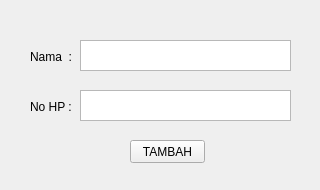
<?xml version="1.0" encoding="UTF-8"?>
<ui version="4.0">
 <class>addwindow</class>
 <widget class="QMainWindow" name="addwindow">
  <property name="geometry">
   <rect>
    <x>0</x>
    <y>0</y>
    <width>320</width>
    <height>190</height>
   </rect>
  </property>
  <property name="windowTitle">
   <string>Add New User</string>
  </property>
  <widget class="QWidget" name="centralwidget">
   <widget class="QPushButton" name="add">
    <property name="geometry">
     <rect>
      <x>130</x>
      <y>140</y>
      <width>75</width>
      <height>23</height>
     </rect>
    </property>
    <property name="text">
     <string>TAMBAH</string>
    </property>
   </widget>
   <widget class="QLabel" name="labelnama">
    <property name="geometry">
     <rect>
      <x>30</x>
      <y>50</y>
      <width>46</width>
      <height>13</height>
     </rect>
    </property>
    <property name="text">
     <string>Nama  :</string>
    </property>
   </widget>
   <widget class="QLabel" name="labelnohp">
    <property name="geometry">
     <rect>
      <x>30</x>
      <y>100</y>
      <width>46</width>
      <height>13</height>
     </rect>
    </property>
    <property name="text">
     <string>No HP :</string>
    </property>
   </widget>
   <widget class="QTextEdit" name="nama">
    <property name="geometry">
     <rect>
      <x>80</x>
      <y>40</y>
      <width>211</width>
      <height>31</height>
     </rect>
    </property>
    <property name="font">
     <font>
      <pointsize>10</pointsize>
     </font>
    </property>
   </widget>
   <widget class="QTextEdit" name="nohp">
    <property name="geometry">
     <rect>
      <x>80</x>
      <y>90</y>
      <width>211</width>
      <height>31</height>
     </rect>
    </property>
    <property name="font">
     <font>
      <pointsize>10</pointsize>
     </font>
    </property>
   </widget>
  </widget>
 </widget>
 <resources/>
 <connections/>
</ui>
